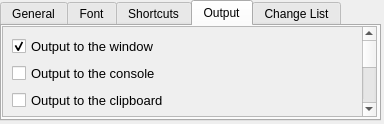
<?xml version="1.0" encoding="UTF-8"?>
<ui version="4.0">
 <class>Settings</class>
 <widget class="QMainWindow" name="Settings">
  <property name="geometry">
   <rect>
    <x>0</x>
    <y>0</y>
    <width>384</width>
    <height>124</height>
   </rect>
  </property>
  <property name="minimumSize">
   <size>
    <width>0</width>
    <height>0</height>
   </size>
  </property>
  <property name="maximumSize">
   <size>
    <width>99999</width>
    <height>99999</height>
   </size>
  </property>
  <property name="windowTitle">
   <string>MainWindow</string>
  </property>
  <widget class="QWidget" name="centralwidget">
   <widget class="QTabWidget" name="tabWidget">
    <property name="geometry">
     <rect>
      <x>0</x>
      <y>0</y>
      <width>381</width>
      <height>121</height>
     </rect>
    </property>
    <property name="currentIndex">
     <number>3</number>
    </property>
    <property name="tabBarAutoHide">
     <bool>false</bool>
    </property>
    <widget class="QWidget" name="general_page">
     <attribute name="title">
      <string>General</string>
     </attribute>
     <widget class="QLabel" name="Font_label_2">
      <property name="geometry">
       <rect>
        <x>10</x>
        <y>10</y>
        <width>41</width>
        <height>31</height>
       </rect>
      </property>
      <property name="font">
       <font>
        <pointsize>10</pointsize>
       </font>
      </property>
      <property name="text">
       <string>From</string>
      </property>
     </widget>
     <widget class="QComboBox" name="fromComboBox">
      <property name="geometry">
       <rect>
        <x>60</x>
        <y>16</y>
        <width>111</width>
        <height>22</height>
       </rect>
      </property>
     </widget>
     <widget class="QLabel" name="Font_label_3">
      <property name="geometry">
       <rect>
        <x>190</x>
        <y>10</y>
        <width>31</width>
        <height>31</height>
       </rect>
      </property>
      <property name="font">
       <font>
        <pointsize>10</pointsize>
       </font>
      </property>
      <property name="text">
       <string>To</string>
      </property>
     </widget>
     <widget class="QComboBox" name="toComboBox">
      <property name="geometry">
       <rect>
        <x>225</x>
        <y>16</y>
        <width>110</width>
        <height>22</height>
       </rect>
      </property>
     </widget>
     <widget class="QLabel" name="Font_label_4">
      <property name="geometry">
       <rect>
        <x>10</x>
        <y>50</y>
        <width>91</width>
        <height>31</height>
       </rect>
      </property>
      <property name="font">
       <font>
        <pointsize>10</pointsize>
       </font>
      </property>
      <property name="text">
       <string>Translator</string>
      </property>
     </widget>
     <widget class="QComboBox" name="translatorComboBox">
      <property name="geometry">
       <rect>
        <x>90</x>
        <y>60</y>
        <width>151</width>
        <height>22</height>
       </rect>
      </property>
      <property name="font">
       <font>
        <pointsize>9</pointsize>
       </font>
      </property>
     </widget>
     <widget class="QPushButton" name="pushButton">
      <property name="geometry">
       <rect>
        <x>250</x>
        <y>57</y>
        <width>93</width>
        <height>28</height>
       </rect>
      </property>
      <property name="text">
       <string>Apply</string>
      </property>
     </widget>
    </widget>
    <widget class="QWidget" name="tab">
     <attribute name="title">
      <string>Font</string>
     </attribute>
     <widget class="QFontComboBox" name="fontComboBox">
      <property name="geometry">
       <rect>
        <x>10</x>
        <y>30</y>
        <width>241</width>
        <height>22</height>
       </rect>
      </property>
     </widget>
     <widget class="QLabel" name="Font_label">
      <property name="geometry">
       <rect>
        <x>10</x>
        <y>6</y>
        <width>221</width>
        <height>21</height>
       </rect>
      </property>
      <property name="font">
       <font>
        <pointsize>10</pointsize>
       </font>
      </property>
      <property name="text">
       <string>Font</string>
      </property>
     </widget>
     <widget class="QSpinBox" name="fontSpinBox">
      <property name="geometry">
       <rect>
        <x>260</x>
        <y>30</y>
        <width>42</width>
        <height>22</height>
       </rect>
      </property>
     </widget>
    </widget>
    <widget class="QWidget" name="shortcuts_page">
     <attribute name="title">
      <string>Shortcuts</string>
     </attribute>
     <widget class="QLabel" name="Font_label_5">
      <property name="geometry">
       <rect>
        <x>10</x>
        <y>10</y>
        <width>101</width>
        <height>31</height>
       </rect>
      </property>
      <property name="font">
       <font>
        <pointsize>10</pointsize>
       </font>
      </property>
      <property name="text">
       <string>Select Area</string>
      </property>
     </widget>
     <widget class="QLabel" name="Font_label_6">
      <property name="geometry">
       <rect>
        <x>10</x>
        <y>50</y>
        <width>101</width>
        <height>31</height>
       </rect>
      </property>
      <property name="font">
       <font>
        <pointsize>10</pointsize>
       </font>
      </property>
      <property name="text">
       <string>Repeat Area</string>
      </property>
     </widget>
     <widget class="QKeySequenceEdit" name="selecetAreaKeySequenceEdit">
      <property name="geometry">
       <rect>
        <x>120</x>
        <y>10</y>
        <width>121</width>
        <height>31</height>
       </rect>
      </property>
      <property name="font">
       <font>
        <pointsize>10</pointsize>
       </font>
      </property>
     </widget>
     <widget class="QKeySequenceEdit" name="repeatAreaKeySequenceEdit">
      <property name="geometry">
       <rect>
        <x>120</x>
        <y>50</y>
        <width>121</width>
        <height>31</height>
       </rect>
      </property>
      <property name="font">
       <font>
        <pointsize>10</pointsize>
       </font>
      </property>
     </widget>
    </widget>
    <widget class="QWidget" name="Output_page">
     <attribute name="title">
      <string>Output</string>
     </attribute>
     <widget class="QScrollArea" name="scrollArea">
      <property name="geometry">
       <rect>
        <x>0</x>
        <y>0</y>
        <width>375</width>
        <height>91</height>
       </rect>
      </property>
      <property name="widgetResizable">
       <bool>true</bool>
      </property>
      <widget class="QWidget" name="scrollAreaWidgetContents">
       <property name="geometry">
        <rect>
         <x>0</x>
         <y>-83</y>
         <width>352</width>
         <height>236</height>
        </rect>
       </property>
       <layout class="QVBoxLayout" name="verticalLayout">
        <item>
         <widget class="QCheckBox" name="windowOutput">
          <property name="font">
           <font>
            <pointsize>10</pointsize>
           </font>
          </property>
          <property name="text">
           <string>Output to the window</string>
          </property>
          <property name="checked">
           <bool>true</bool>
          </property>
         </widget>
        </item>
        <item>
         <widget class="QCheckBox" name="consoleOutput">
          <property name="font">
           <font>
            <pointsize>10</pointsize>
           </font>
          </property>
          <property name="text">
           <string>Output to the console</string>
          </property>
         </widget>
        </item>
        <item>
         <widget class="QCheckBox" name="clipboardOutput">
          <property name="font">
           <font>
            <pointsize>10</pointsize>
           </font>
          </property>
          <property name="text">
           <string>Output to the clipboard</string>
          </property>
         </widget>
        </item>
        <item>
         <widget class="QCheckBox" name="originalOutput">
          <property name="font">
           <font>
            <pointsize>10</pointsize>
           </font>
          </property>
          <property name="text">
           <string>Output original to console</string>
          </property>
          <property name="checked">
           <bool>false</bool>
          </property>
         </widget>
        </item>
        <item>
         <widget class="QCheckBox" name="startNewLine">
          <property name="font">
           <font>
            <pointsize>10</pointsize>
           </font>
          </property>
          <property name="text">
           <string>Start on a new line</string>
          </property>
          <property name="checked">
           <bool>false</bool>
          </property>
         </widget>
        </item>
        <item>
         <widget class="QCheckBox" name="TS2ST_serverOutput">
          <property name="font">
           <font>
            <pointsize>10</pointsize>
           </font>
          </property>
          <property name="text">
           <string>Output to the TS2ST_Server</string>
          </property>
          <property name="checked">
           <bool>false</bool>
          </property>
         </widget>
        </item>
        <item>
         <widget class="QLineEdit" name="TS2ST_serverLineEdit"/>
        </item>
       </layout>
      </widget>
     </widget>
    </widget>
    <widget class="QWidget" name="change_list_page">
     <attribute name="title">
      <string>Change List</string>
     </attribute>
     <widget class="QTableWidget" name="tableWidget">
      <property name="geometry">
       <rect>
        <x>0</x>
        <y>0</y>
        <width>346</width>
        <height>91</height>
       </rect>
      </property>
      <property name="horizontalScrollBarPolicy">
       <enum>Qt::ScrollBarAlwaysOff</enum>
      </property>
      <row>
       <property name="text">
        <string>1</string>
       </property>
      </row>
      <row>
       <property name="text">
        <string>New Row</string>
       </property>
      </row>
      <row>
       <property name="text">
        <string>3</string>
       </property>
      </row>
      <column>
       <property name="text">
        <string notr="true">Before</string>
       </property>
       <property name="whatsThis">
        <string notr="true"/>
       </property>
      </column>
      <column>
       <property name="text">
        <string>After</string>
       </property>
      </column>
     </widget>
    </widget>
   </widget>
  </widget>
 </widget>
 <resources/>
 <connections/>
</ui>
